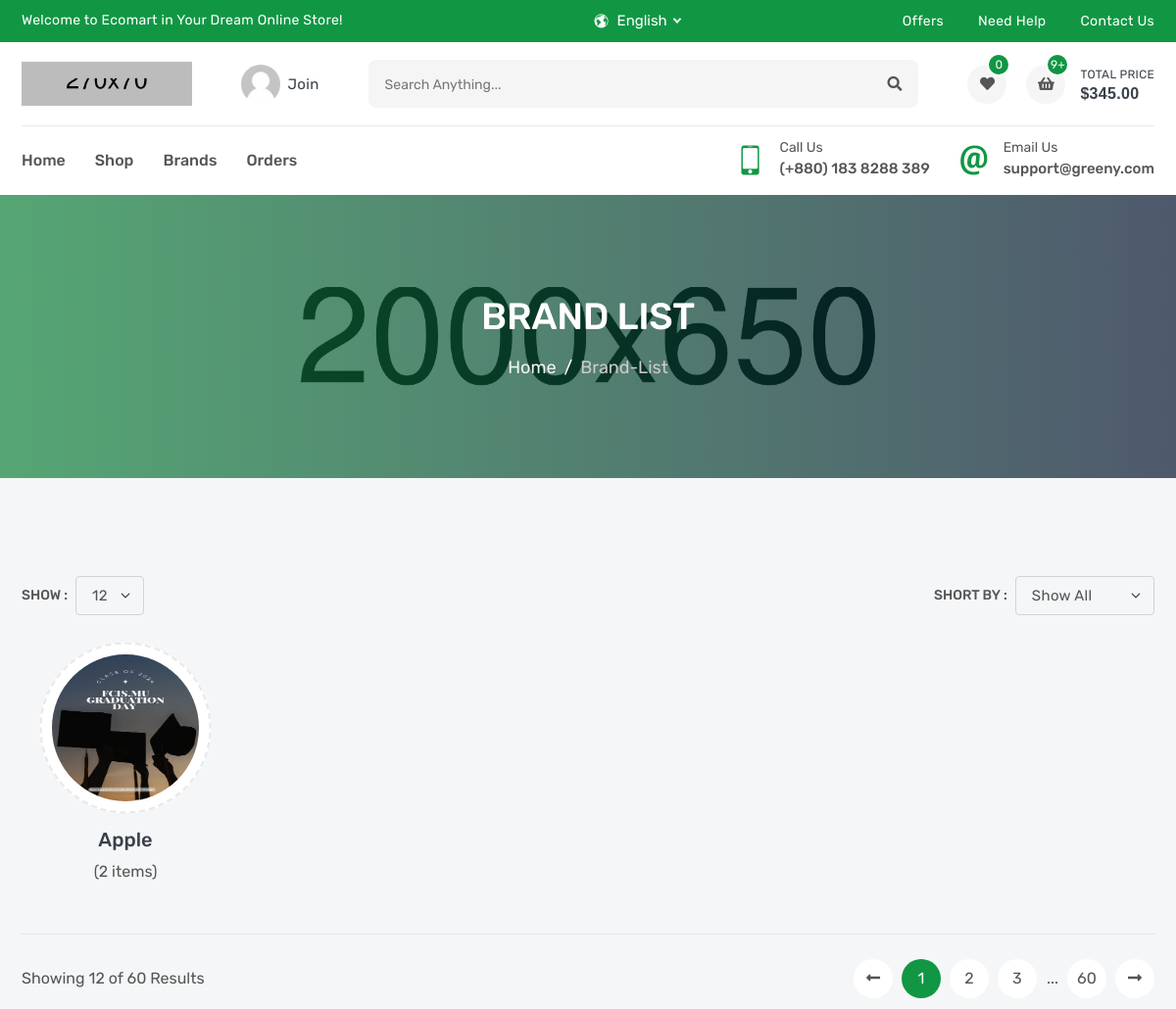
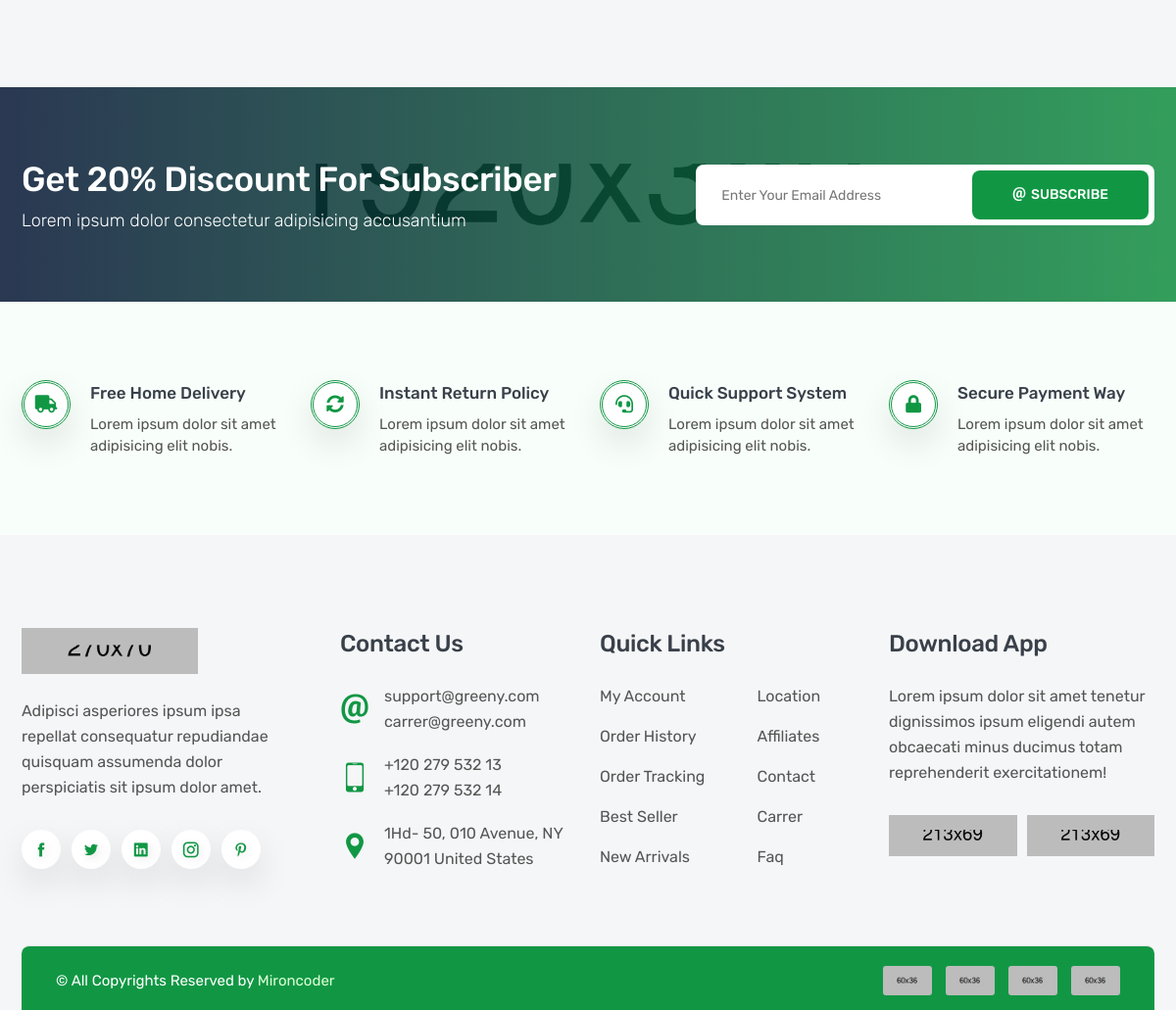
/products/brands/, run on the app's committed database (2 pictures, top to bottom).
### product/models.py (models this page shows, shortened)
class Brand (models.Model):
    name = models.CharField(_('Name'),max_length=120)
    image= models.ImageField( _('Image'),upload_to='brand')
    slug=models.SlugField(null=True, blank=True)

### product/views.py (the view)
# urls.py: path('brands/',Brandlist.as_view() ),
class Brandlist(ListView):
    model=Brand

### product/templates/product/brand_list.html (shortened to what this page needs)
{% extends "base.html" %}
{% load static %}
{% block css %}
    <link rel="stylesheet" href="{% static 'en/css/brand-list.css' %}">
{% endblock css %}
{% block body %}
        <section class="inner-section single-banner" style="background: url(images/single-banner.jpg) no-repeat center;">
            <div class="container">
                <h2>brand list</h2>
                <ol class="breadcrumb">
                    <li class="breadcrumb-item"><a href="index.html">Home</a></li>
                    <li class="breadcrumb-item active" aria-current="page">brand-list</li>
                </ol>
            </div>
        </section>
        <section class="inner-section">
            <div class="container">
                <div class="row">
                    <div class="col-lg-12">
                        <div class="top-filter">
                            <div class="filter-show">
                                <label class="filter-label">Show :</label>
                                <select class="form-select filter-select">
                                    <option value="1">12</option>
                                </select>
                            </div>
                            <div class="filter-short">
                                <label class="filter-label">Short by :</label>
                                <select class="form-select filter-select isotope-select">
                                    <option value="*">show all</option>
                                </select>
                            </div>
                        </div>
                    </div>
                </div>
                <div class="row row-cols-2 row-cols-md-3 row-cols-lg-4 row-cols-xl-5 isotope-items">
                    {% for brand in object_list %}
                        <div class="col all vegetables">
                            <div class="brand-wrap">
                                <div class="brand-media">
                                    <img src="{{ brand.image.url }}" alt="brand">
                                </div>
                                <div class="brand-meta">
                                    <h4>{{ brand.name }}</h4>
                                    <p>({{ brand.product_brand.count }} items)</p>
                                </div>
                            </div>
                        </div>
                    {% endfor %}
                </div>
                <div class="row">
                    <div class="col-lg-12">
                        <div class="bottom-paginate">
                            <p class="page-info">Showing 12 of 60 Results</p>
                            <ul class="pagination">
                                <li class="page-item">
                                    <a class="page-link" href="#">
                                        <i class="fas fa-long-arrow-alt-left"></i>
                                    </a>
                                </li>
                                <li class="page-item"><a class="page-link active" href="#">1</a></li>
                                <li class="page-item"><a class="page-link" href="#">2</a></li>
                                <li class="page-item"><a class="page-link" href="#">3</a></li>
                                <li class="page-item">...</li>
                                <li class="page-item"><a class="page-link" href="#">60</a></li>
                                <li class="page-item">
                                    <a class="page-link" href="#">
                                        <i class="fas fa-long-arrow-alt-right"></i>
                                    </a>
                                </li>
                            </ul>
                        </div>
                    </div>
                </div>
            </div>
        </section>
        <section class="news-part" style="background: url(images/newsletter.jpg) no-repeat center;">
            <div class="container">
                <div class="row align-items-center">
                    <div class="col-md-5 col-lg-6 col-xl-7">
                        <div class="news-text">
                            <h2>Get 20% Discount for Subscriber</h2>
                            <p>Lorem ipsum dolor consectetur adipisicing accusantium</p>
                        </div>
                    </div>
                    <div class="col-md-7 col-lg-6 col-xl-5">
                        <form class="news-form">
                            <input type="text" placeholder="Enter Your Email Address">
                            <button><span><i class="icofont-ui-email"></i>Subscribe</span></button>
                        </form>
                    </div>
                </div>
            </div>
        </section>
{% endblock body %}

### static/en/css/brand-list.css (style rules this page uses)
.brand-wrap { padding: 15px 0px 50px; }
.brand-media { margin-bottom: 25px; }

### data on the page
Brand: image (picture), name "Apple", product_brand.count "2"
